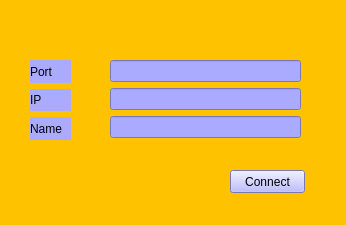
<?xml version="1.0" encoding="UTF-8"?>
<ui version="4.0">
 <class>loginwindow</class>
 <widget class="QWidget" name="loginwindow">
  <property name="geometry">
   <rect>
    <x>0</x>
    <y>0</y>
    <width>346</width>
    <height>225</height>
   </rect>
  </property>
  <property name="minimumSize">
   <size>
    <width>346</width>
    <height>225</height>
   </size>
  </property>
  <property name="windowTitle">
   <string>Login</string>
  </property>
  <property name="styleSheet">
   <string notr="true">background-color: qlineargradient(spread:pad, x1:0, y1:1, x2:0, y2:1, stop:0.357955 rgba(255, 194, 0, 255), stop:1 rgba(255, 255, 255, 255));</string>
  </property>
  <widget class="QPushButton" name="okButton">
   <property name="geometry">
    <rect>
     <x>230</x>
     <y>170</y>
     <width>75</width>
     <height>23</height>
    </rect>
   </property>
   <property name="styleSheet">
    <string notr="true">background-color: rgb(170, 170, 255);</string>
   </property>
   <property name="text">
    <string>Connect</string>
   </property>
  </widget>
  <widget class="QWidget" name="verticalLayoutWidget">
   <property name="geometry">
    <rect>
     <x>30</x>
     <y>60</y>
     <width>41</width>
     <height>80</height>
    </rect>
   </property>
   <layout class="QVBoxLayout" name="verticalLayout">
    <item>
     <widget class="QLabel" name="label_2">
      <property name="styleSheet">
       <string notr="true">background-color: rgb(170, 170, 255);</string>
      </property>
      <property name="text">
       <string>Port</string>
      </property>
     </widget>
    </item>
    <item>
     <widget class="QLabel" name="label">
      <property name="styleSheet">
       <string notr="true">background-color: rgb(170, 170, 255);</string>
      </property>
      <property name="text">
       <string>IP</string>
      </property>
     </widget>
    </item>
    <item>
     <widget class="QLabel" name="label_3">
      <property name="styleSheet">
       <string notr="true">background-color: rgb(170, 170, 255);</string>
      </property>
      <property name="text">
       <string>Name</string>
      </property>
     </widget>
    </item>
   </layout>
  </widget>
  <widget class="QWidget" name="verticalLayoutWidget_2">
   <property name="geometry">
    <rect>
     <x>110</x>
     <y>60</y>
     <width>191</width>
     <height>80</height>
    </rect>
   </property>
   <layout class="QVBoxLayout" name="verticalLayout_2">
    <item>
     <widget class="QLineEdit" name="portLineEdit">
      <property name="styleSheet">
       <string notr="true">background-color: rgb(170, 170, 255);</string>
      </property>
     </widget>
    </item>
    <item>
     <widget class="QLineEdit" name="ipLineEdit">
      <property name="styleSheet">
       <string notr="true">background-color: rgb(170, 170, 255);</string>
      </property>
     </widget>
    </item>
    <item>
     <widget class="QLineEdit" name="nameLineEdit">
      <property name="styleSheet">
       <string notr="true">background-color: rgb(170, 170, 255);</string>
      </property>
     </widget>
    </item>
   </layout>
  </widget>
  <widget class="QLabel" name="connectLabel">
   <property name="geometry">
    <rect>
     <x>110</x>
     <y>20</y>
     <width>181</width>
     <height>20</height>
    </rect>
   </property>
   <property name="text">
    <string/>
   </property>
  </widget>
 </widget>
 <resources/>
 <connections/>
</ui>
